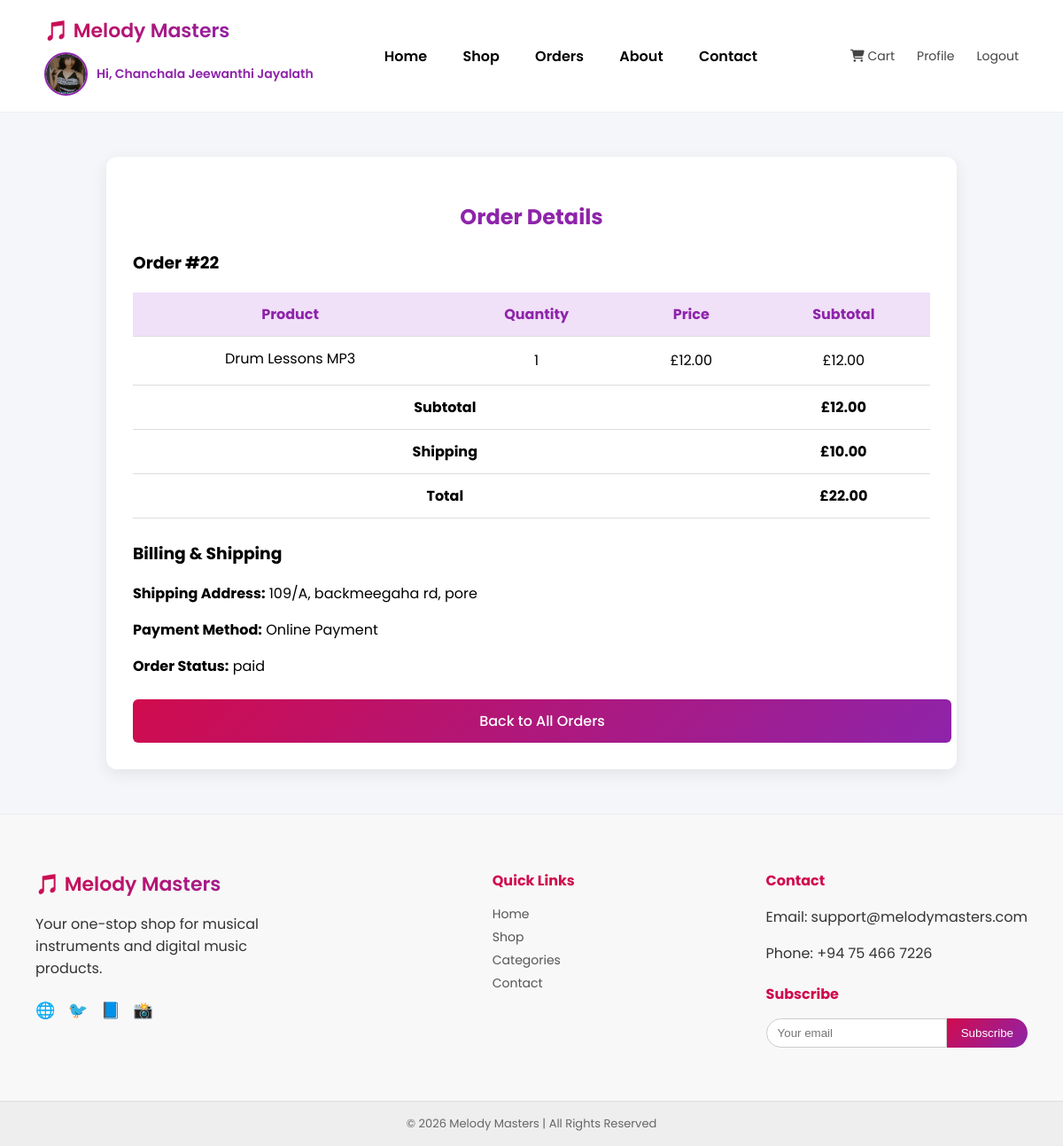
Page /order_details.php?order_id=22 (signed in) on the committed database.
### tables this page shows
CREATE TABLE `users` (
  `id` int(11) NOT NULL AUTO_INCREMENT,
  `name` varchar(100) NOT NULL,
  `email` varchar(100) NOT NULL,
  `password` varchar(255) NOT NULL,
  `role` enum('customer','staff','admin') DEFAULT 'customer',
  `address` varchar(255) DEFAULT NULL,
  `contact` varchar(20) DEFAULT NULL,
  `profile_photo` varchar(255) DEFAULT 'default.png',
  `created_at` datetime DEFAULT current_timestamp(),
  PRIMARY KEY (`id`),
  UNIQUE KEY `email` (`email`)
);

CREATE TABLE `orders` (
  `id` int(11) NOT NULL AUTO_INCREMENT,
  `user_id` int(11) NOT NULL,
  `total` decimal(10,2) NOT NULL,
  `shipping_cost` decimal(10,2) DEFAULT 0.00,
  `shipping_address` varchar(255) DEFAULT NULL,
  `payment_method` varchar(50) DEFAULT NULL,
  `status` enum('pending','paid','shipped','completed','cancelled') DEFAULT NULL,
  `created_at` datetime DEFAULT current_timestamp(),
  `updated_at` datetime DEFAULT current_timestamp() ON UPDATE current_timestamp(),
  PRIMARY KEY (`id`)
);

CREATE TABLE `order_items` (
  `id` int(11) NOT NULL AUTO_INCREMENT,
  `order_id` int(11) DEFAULT NULL,
  `product_id` int(11) DEFAULT NULL,
  `quantity` int(11) DEFAULT NULL,
  `price` decimal(10,2) DEFAULT NULL,
  `digital_downloaded` int(11) DEFAULT 0,
  PRIMARY KEY (`id`)
);

CREATE TABLE `products` (
  `id` int(11) NOT NULL AUTO_INCREMENT,
  `name` varchar(100) DEFAULT NULL,
  `category_id` int(11) DEFAULT NULL,
  `price` decimal(10,2) DEFAULT NULL,
  `stock` int(11) DEFAULT NULL,
  `image` varchar(255) DEFAULT NULL,
  `description` text DEFAULT NULL,
  PRIMARY KEY (`id`)
);

### order_details.php (the view, shortened to what this page needs)
<?php
include 'includes/db.php';
include 'includes/header.php';
$user_id = $_SESSION['user_id'];
$order_id = intval($_GET['order_id']);
$order_query = $conn->query("SELECT * FROM orders WHERE id=$order_id AND user_id=$user_id");
$order = $order_query->fetch_assoc();
$items_query = $conn->query("
    SELECT products.id, products.name, products.price, order_items.quantity, dp.id as digital_id
    FROM order_items
    JOIN products ON order_items.product_id = products.id
    LEFT JOIN digital_products dp ON products.id = dp.product_id
    WHERE order_items.order_id = $order_id
");
$subtotal = 0;
while($item = $items_query->fetch_assoc()){
    $subtotal += $item['price'] * $item['quantity'];
}
$items_query->data_seek(0);
?>
<!DOCTYPE html>
<html>
<head>
</head>
<body>
<div class="details-container">
    <h2>Order Details</h2>
    <div class="order-summary">
        <h3 id="items">Order #<?php echo $order['id']; ?></h3>
        <div class="items">
            <table>
                <tr>
                    <th>Product</th>
                    <th>Quantity</th>
                    <th>Price</th>
                    <th>Subtotal</th>
                </tr>
                <?php while($item = $items_query->fetch_assoc()): ?>
                <tr>
                    <td>
                        <?php echo $item['name']; ?>
                    </td>
                    <td><?php echo $item['quantity']; ?></td>
                    <td>£<?php echo number_format($item['price'], 2); ?></td>
                    <td>£<?php echo number_format($item['price'] * $item['quantity'], 2); ?></td>
                </tr>
                <?php endwhile; ?>
                <tr class="total-row">
                    <td colspan="3">Subtotal</td>
                    <td>£<?php echo number_format($subtotal, 2); ?></td>
                </tr>
                <tr class="total-row">
                    <td colspan="3">Shipping</td>
                    <td><?php echo ($order['shipping_cost']==0) ? 'Free' : '£'.number_format($order['shipping_cost'],2); ?></td>
                </tr>
                <tr class="total-row">
                    <td colspan="3">Total</td>
                    <td>£<?php echo number_format($order['total'], 2); ?></td>
                </tr>
            </table>
        </div>
    </div>
    <div class="billing">
        <h3>Billing & Shipping</h3>
        <p><strong>Shipping Address:</strong> <?php echo $order['shipping_address']; ?></p>
        <p><strong>Payment Method:</strong> <?php echo $order['payment_method']; ?></p>
        <p><strong>Order Status:</strong> <?php echo $order['status']; ?></p>
    </div>
    <a href="orders.php" class="back-btn">Back to All Orders</a>
</div>
</body>
</html>
<?php include 'includes/footer.php'; ?>

### includes/header.php (shortened to what this page needs)
<?php
include 'includes/db.php';
$user = null;
if(isset($_SESSION['user_id'])) {
    $stmt = $conn->prepare("SELECT name, profile_photo FROM users WHERE id=? LIMIT 1");
    $stmt->bind_param("i", $_SESSION['user_id']);
    $stmt->execute();
    $result = $stmt->get_result();
    $user = $result->fetch_assoc();
    $user['profile_photo'] = $user['profile_photo'] ? $user['profile_photo'] : 'default.png';
}
?>
<!DOCTYPE html>
<html>
<head>
<link rel="stylesheet" href="https://cdnjs.cloudflare.com/ajax/libs/font-awesome/6.4.0/css/all.min.css">
</head>
<body>
<header id="header">
    <div class="logo-section">
        <div class="logo">🎵 Melody Masters</div>
        <?php if($user): ?>
        <div class="profile-container">
            <img src="uploads/<?php echo htmlspecialchars($user['profile_photo']); ?>" class="profile-mini">
            <span class="profile-name">Hi, <?php echo htmlspecialchars($user['name']); ?></span>
        </div>
        <?php endif; ?>
    </div>
    <nav>
        <a href="index.php">Home</a>
        <a href="shop.php">Shop</a>
        <a href="orders.php">Orders</a>
        <a href="about.php">About</a>
        <a href="contact.php">Contact</a>
    </nav>
    <div class="right-menu">
        <a href="cart.php" class="cart">
            <i class="fas fa-shopping-cart"></i> Cart
        </a>
        <?php if(!$user): ?>
            <a href="login.php" class="btn-login">Login</a>
        <?php else: ?>
            <a href="profile.php">Profile</a>
            <a href="logout.php">Logout</a>
        <?php endif; ?>
    </div>
</header>
</body>
</html>

### includes/header.php (style rules this page uses)
body { margin: 0; font-family: 'Poppins', sans-serif; }
header { background: white; padding: 18px 50px; display: flex; justify-content: space-between; align-items: center; position: sticky; top: 0; z-index: 1000; transition: all 0.35s ease; border-bottom: 1px solid #eee; }
.logo-section { display: flex; flex-direction: column; align-items: flex-start; }
.logo { font-size: 22px; font-weight: 600; background: linear-gradient(135deg, #d00b4d, #8e24aa); -webkit-background-clip: text; -webkit-text-fill-color: transparent; }
.profile-container { display: flex; align-items: center; margin-top: 8px; }
.profile-mini { width: 45px; height: 45px; border-radius: 50%; object-fit: cover; border: 2px solid #8e24aa; margin-right: 10px; }
.profile-name { font-size: 14px; font-weight: 600; color: #8e24aa; }
nav a { color: #000; text-decoration: none; margin: 0 18px; font-size: 16px; font-weight: 600; position: relative; transition: 0.3s ease; }
nav a::after { content: ""; position: absolute; left: 0; bottom: -6px; width: 0; height: 3px; background: linear-gradient(135deg, #d00b4d, #8e24aa); transition: width 0.3s ease; }
.right-menu { display: flex; align-items: center; }
.right-menu a { color: #444; text-decoration: none; margin-left: 25px; font-size: 14px; transition: 0.3s ease; }
.cart { font-size: 18px; position: relative; }

### order_details.php (style rules this page uses)
body { font-family:'Poppins', sans-serif; background:#f4f6f9; margin:0; }
.details-container { max-width:900px; margin:50px auto; background:#fff; padding:30px; border-radius:12px; box-shadow:0 5px 18px rgba(0,0,0,0.08); }
h2 { text-align:center; color:#8e24aa; margin-bottom:20px; }
.order-summary, .billing, .items { margin-bottom:25px; }
.items table { width:100%; border-collapse: collapse; }
.items th, .items td { padding:12px; border-bottom:1px solid #ddd; text-align:center; }
.items th { background:#f0e0f8; color:#8e24aa; }
.total-row { font-weight:bold; font-size:16px; }
.back-btn { display:block; width:100%; text-align:center; padding:12px; background:linear-gradient(135deg,#d00b4d,#8e24aa); color:white; text-decoration:none; border-radius:6px; margin-top:20px; font-weight:500; }

### rows in the picture
users: profile_photo (picture), name "Chanchala Jeewanthi Jayalath"
orders: id "22", shipping_cost "10.00", total "22.00", shipping_address "109/A, backmeegaha rd, pore", payment_method "Online Payment", status "paid"
order_items: product.name "Drum Lessons MP3", quantity "1", product.price "12.00", $item['price']*$item['quantity'] "12.00"

### other values in the picture
$subtotal "12.00"
